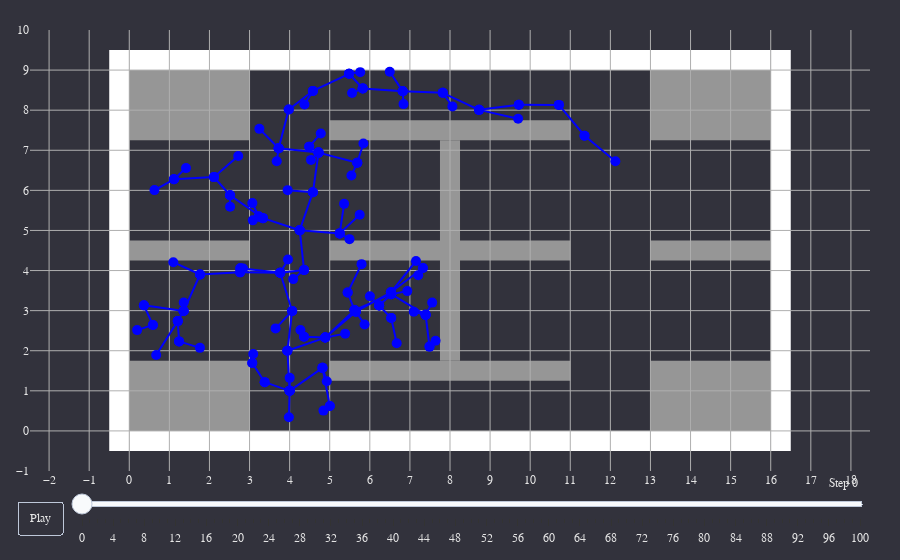

The cell this chart's notebook holds for it:
### Code cell
start_pos = np.array([4,1])
goal_pos = np.array([13,6])
path, rrt_tree = RRT(start_pos, goal_pos, env)
# path = smooth_path(path, env)
visualize_tree(env, rrt_tree)

### Figure 1 — Plotly figure (JSON) as saved in the notebook; plotly's stock layout.template omitted (floating-point values rounded to 4 significant figures)
{"data": [{"marker": {"color": "Blue", "size": 10}, "mode": "lines+markers", "showlegend": false, "type": "scatter", "x": [4], "y": [1]}, {"marker": {"color": "Blue", "size": 10}, "mode": "lines+markers", "showlegend": false, "type": "scatter", "x": [3.944, 4], "y": [1.998, 1]}, {"marker": {"color": "Blue", "size": 10}, "mode": "lines+markers", "showlegend": false, "type": "scatter", "x": [4.819, 4], "y": [1.573, 1]}, {"marker": {"color": "Blue", "size": 10}, "mode": "lines+markers", "showlegend": false, "type": "scatter", "x": [4.888, 3.944], "y": [2.328, 1.998]}, {"marker": {"color": "Blue", "size": 10}, "mode": "lines+markers", "showlegend": false, "type": "scatter", "x": [4.063, 3.944], "y": [2.991, 1.998]}, {"marker": {"color": "Blue", "size": 10}, "mode": "lines+markers", "showlegend": false, "type": "scatter", "x": [3.377, 4], "y": [1.217, 1]}, {"marker": {"color": "Blue", "size": 10}, "mode": "lines+markers", "showlegend": false, "type": "scatter", "x": [5.616, 4.888], "y": [3.013, 2.328]}, {"marker": {"color": "Blue", "size": 10}, "mode": "lines+markers", "showlegend": false, "type": "scatter", "x": [5.651, 4.888], "y": [2.974, 2.328]}, {"marker": {"color": "Blue", "size": 10}, "mode": "lines+markers", "showlegend": false, "type": "scatter", "x": [6.534, 5.616], "y": [3.41, 3.013]}, {"marker": {"color": "Blue", "size": 10}, "mode": "lines+markers", "showlegend": false, "type": "scatter", "x": [6.526, 5.651], "y": [3.458, 2.974]}, {"marker": {"color": "Blue", "size": 10}, "mode": "lines+markers", "showlegend": false, "type": "scatter", "x": [5.447, 5.616], "y": [3.454, 3.013]}, {"marker": {"color": "Blue", "size": 10}, "mode": "lines+markers", "showlegend": false, "type": "scatter", "x": [7.391, 6.534], "y": [2.895, 3.41]}, {"marker": {"color": "Blue", "size": 10}, "mode": "lines+markers", "showlegend": false, "type": "scatter", "x": [7.323, 6.526], "y": [4.062, 3.458]}, {"marker": {"color": "Blue", "size": 10}, "mode": "lines+markers", "showlegend": false, "type": "scatter", "x": [7.152, 6.526], "y": [4.238, 3.458]}, {"marker": {"color": "Blue", "size": 10}, "mode": "lines+markers", "showlegend": false, "type": "scatter", "x": [3.765, 4.063], "y": [3.946, 2.991]}, {"marker": {"color": "Blue", "size": 10}, "mode": "lines+markers", "showlegend": false, "type": "scatter", "x": [6.233, 6.534], "y": [3.129, 3.41]}, {"marker": {"color": "Blue", "size": 10}, "mode": "lines+markers", "showlegend": false, "type": "scatter", "x": [7.49, 7.391], "y": [2.103, 2.895]}, {"marker": {"color": "Blue", "size": 10}, "mode": "lines+markers", "showlegend": false, "type": "scatter", "x": [4.001, 4], "y": [1.323, 1]}, {"marker": {"color": "Blue", "size": 10}, "mode": "lines+markers", "showlegend": false, "type": "scatter", "x": [2.765, 3.765], "y": [3.955, 3.946]}, {"marker": {"color": "Blue", "size": 10}, "mode": "lines+markers", "showlegend": false, "type": "scatter", "x": [2.771, 3.765], "y": [4.056, 3.946]}, {"marker": {"color": "Blue", "size": 10}, "mode": "lines+markers", "showlegend": false, "type": "scatter", "x": [4.36, 3.765], "y": [4.013, 3.946]}, {"marker": {"color": "Blue", "size": 10}, "mode": "lines+markers", "showlegend": false, "type": "scatter", "x": [3.982, 4], "y": [0.34, 1]}, {"marker": {"color": "Blue", "size": 10}, "mode": "lines+markers", "showlegend": false, "type": "scatter", "x": [4.359, 4.888], "y": [2.347, 2.328]}, {"marker": {"color": "Blue", "size": 10}, "mode": "lines+markers", "showlegend": false, "type": "scatter", "x": [4.252, 4.36], "y": [5.007, 4.013]}, {"marker": {"color": "Blue", "size": 10}, "mode": "lines+markers", "showlegend": false, "type": "scatter", "x": [1.766, 2.765], "y": [3.902, 3.955]}, {"marker": {"color": "Blue", "size": 10}, "mode": "lines+markers", "showlegend": false, "type": "scatter", "x": [4.58, 4.252], "y": [5.952, 5.007]}, {"marker": {"color": "Blue", "size": 10}, "mode": "lines+markers", "showlegend": false, "type": "scatter", "x": [1.355, 1.766], "y": [2.99, 3.902]}, {"marker": {"color": "Blue", "size": 10}, "mode": "lines+markers", "showlegend": false, "type": "scatter", "x": [6.002, 6.233], "y": [3.357, 3.129]}, {"marker": {"color": "Blue", "size": 10}, "mode": "lines+markers", "showlegend": false, "type": "scatter", "x": [1.209, 1.355], "y": [2.739, 2.99]}, {"marker": {"color": "Blue", "size": 10}, "mode": "lines+markers", "showlegend": false, "type": "scatter", "x": [0.365, 1.355], "y": [3.132, 2.99]}, {"marker": {"color": "Blue", "size": 10}, "mode": "lines+markers", "showlegend": false, "type": "scatter", "x": [3.334, 4.252], "y": [5.307, 5.007]}, {"marker": {"color": "Blue", "size": 10}, "mode": "lines+markers", "showlegend": false, "type": "scatter", "x": [0.5891, 0.365], "y": [2.641, 3.132]}, {"marker": {"color": "Blue", "size": 10}, "mode": "lines+markers", "showlegend": false, "type": "scatter", "x": [0.6719, 1.209], "y": [1.895, 2.739]}, {"marker": {"color": "Blue", "size": 10}, "mode": "lines+markers", "showlegend": false, "type": "scatter", "x": [4.72, 4.58], "y": [6.942, 5.952]}, {"marker": {"color": "Blue", "size": 10}, "mode": "lines+markers", "showlegend": false, "type": "scatter", "x": [7.555, 7.391], "y": [3.2, 2.895]}, {"marker": {"color": "Blue", "size": 10}, "mode": "lines+markers", "showlegend": false, "type": "scatter", "x": [7.64, 7.49], "y": [2.247, 2.103]}, {"marker": {"color": "Blue", "size": 10}, "mode": "lines+markers", "showlegend": false, "type": "scatter", "x": [2.513, 3.334], "y": [5.878, 5.307]}, {"marker": {"color": "Blue", "size": 10}, "mode": "lines+markers", "showlegend": false, "type": "scatter", "x": [7.208, 7.323], "y": [3.884, 4.062]}, {"marker": {"color": "Blue", "size": 10}, "mode": "lines+markers", "showlegend": false, "type": "scatter", "x": [1.243, 1.209], "y": [2.233, 2.739]}, {"marker": {"color": "Blue", "size": 10}, "mode": "lines+markers", "showlegend": false, "type": "scatter", "x": [1.098, 1.766], "y": [4.208, 3.902]}, {"marker": {"color": "Blue", "size": 10}, "mode": "lines+markers", "showlegend": false, "type": "scatter", "x": [4.089, 4.36], "y": [3.787, 4.013]}, {"marker": {"color": "Blue", "size": 10}, "mode": "lines+markers", "showlegend": false, "type": "scatter", "x": [3.726, 4.72], "y": [7.049, 6.942]}, {"marker": {"color": "Blue", "size": 10}, "mode": "lines+markers", "showlegend": false, "type": "scatter", "x": [4.27, 4.359], "y": [2.518, 2.347]}, {"marker": {"color": "Blue", "size": 10}, "mode": "lines+markers", "showlegend": false, "type": "scatter", "x": [2.114, 2.513], "y": [6.331, 5.878]}, {"marker": {"color": "Blue", "size": 10}, "mode": "lines+markers", "showlegend": false, "type": "scatter", "x": [5.249, 4.252], "y": [4.927, 5.007]}, {"marker": {"color": "Blue", "size": 10}, "mode": "lines+markers", "showlegend": false, "type": "scatter", "x": [3.649, 4.063], "y": [2.557, 2.991]}, {"marker": {"color": "Blue", "size": 10}, "mode": "lines+markers", "showlegend": false, "type": "scatter", "x": [3.978, 3.726], "y": [8.017, 7.049]}, {"marker": {"color": "Blue", "size": 10}, "mode": "lines+markers", "showlegend": false, "type": "scatter", "x": [3.678, 3.726], "y": [6.725, 7.049]}, {"marker": {"color": "Blue", "size": 10}, "mode": "lines+markers", "showlegend": false, "type": "scatter", "x": [3.951, 4.58], "y": [6.005, 5.952]}, {"marker": {"color": "Blue", "size": 10}, "mode": "lines+markers", "showlegend": false, "type": "scatter", "x": [6.935, 6.534], "y": [3.487, 3.41]}, {"marker": {"color": "Blue", "size": 10}, "mode": "lines+markers", "showlegend": false, "type": "scatter", "x": [4.489, 4.72], "y": [7.091, 6.942]}, {"marker": {"color": "Blue", "size": 10}, "mode": "lines+markers", "showlegend": false, "type": "scatter", "x": [5.003, 4.819], "y": [0.6222, 1.573]}, {"marker": {"color": "Blue", "size": 10}, "mode": "lines+markers", "showlegend": false, "type": "scatter", "x": [4.58, 3.978], "y": [8.479, 8.017]}, {"marker": {"color": "Blue", "size": 10}, "mode": "lines+markers", "showlegend": false, "type": "scatter", "x": [0.1965, 0.5891], "y": [2.514, 2.641]}, {"marker": {"color": "Blue", "size": 10}, "mode": "lines+markers", "showlegend": false, "type": "scatter", "x": [4.37, 4.58], "y": [8.141, 8.479]}, {"marker": {"color": "Blue", "size": 10}, "mode": "lines+markers", "showlegend": false, "type": "scatter", "x": [5.483, 4.58], "y": [8.908, 8.479]}, {"marker": {"color": "Blue", "size": 10}, "mode": "lines+markers", "showlegend": false, "type": "scatter", "x": [7.095, 7.391], "y": [2.974, 2.895]}, {"marker": {"color": "Blue", "size": 10}, "mode": "lines+markers", "showlegend": false, "type": "scatter", "x": [4.533, 4.72], "y": [6.76, 6.942]}, {"marker": {"color": "Blue", "size": 10}, "mode": "lines+markers", "showlegend": false, "type": "scatter", "x": [3.23, 3.334], "y": [5.349, 5.307]}, {"marker": {"color": "Blue", "size": 10}, "mode": "lines+markers", "showlegend": false, "type": "scatter", "x": [1.358, 1.355], "y": [3.204, 2.99]}, {"marker": {"color": "Blue", "size": 10}, "mode": "lines+markers", "showlegend": false, "type": "scatter", "x": [5.822, 5.483], "y": [8.543, 8.908]}, {"marker": {"color": "Blue", "size": 10}, "mode": "lines+markers", "showlegend": false, "type": "scatter", "x": [5.687, 4.72], "y": [6.688, 6.942]}, {"marker": {"color": "Blue", "size": 10}, "mode": "lines+markers", "showlegend": false, "type": "scatter", "x": [6.82, 5.822], "y": [8.474, 8.543]}, {"marker": {"color": "Blue", "size": 10}, "mode": "lines+markers", "showlegend": false, "type": "scatter", "x": [5.794, 5.447], "y": [4.16, 3.454]}, {"marker": {"color": "Blue", "size": 10}, "mode": "lines+markers", "showlegend": false, "type": "scatter", "x": [5.557, 5.822], "y": [8.429, 8.543]}, {"marker": {"color": "Blue", "size": 10}, "mode": "lines+markers", "showlegend": false, "type": "scatter", "x": [7.819, 6.82], "y": [8.433, 8.474]}, {"marker": {"color": "Blue", "size": 10}, "mode": "lines+markers", "showlegend": false, "type": "scatter", "x": [1.115, 2.114], "y": [6.277, 6.331]}, {"marker": {"color": "Blue", "size": 10}, "mode": "lines+markers", "showlegend": false, "type": "scatter", "x": [6.534, 6.233], "y": [2.815, 3.129]}, {"marker": {"color": "Blue", "size": 10}, "mode": "lines+markers", "showlegend": false, "type": "scatter", "x": [8.724, 7.819], "y": [8.008, 8.433]}, {"marker": {"color": "Blue", "size": 10}, "mode": "lines+markers", "showlegend": false, "type": "scatter", "x": [2.839, 2.771], "y": [4.049, 4.056]}, {"marker": {"color": "Blue", "size": 10}, "mode": "lines+markers", "showlegend": false, "type": "scatter", "x": [5.384, 4.888], "y": [2.426, 2.328]}, {"marker": {"color": "Blue", "size": 10}, "mode": "lines+markers", "showlegend": false, "type": "scatter", "x": [9.699, 8.724], "y": [7.785, 8.008]}, {"marker": {"color": "Blue", "size": 10}, "mode": "lines+markers", "showlegend": false, "type": "scatter", "x": [9.716, 8.724], "y": [8.135, 8.008]}, {"marker": {"color": "Blue", "size": 10}, "mode": "lines+markers", "showlegend": false, "type": "scatter", "x": [4.926, 4.819], "y": [1.239, 1.573]}, {"marker": {"color": "Blue", "size": 10}, "mode": "lines+markers", "showlegend": false, "type": "scatter", "x": [0.628, 1.115], "y": [6.007, 6.277]}, {"marker": {"color": "Blue", "size": 10}, "mode": "lines+markers", "showlegend": false, "type": "scatter", "x": [3.246, 3.726], "y": [7.534, 7.049]}, {"marker": {"color": "Blue", "size": 10}, "mode": "lines+markers", "showlegend": false, "type": "scatter", "x": [6.84, 6.82], "y": [8.151, 8.474]}, {"marker": {"color": "Blue", "size": 10}, "mode": "lines+markers", "showlegend": false, "type": "scatter", "x": [3.959, 3.765], "y": [4.278, 3.946]}, {"marker": {"color": "Blue", "size": 10}, "mode": "lines+markers", "showlegend": false, "type": "scatter", "x": [5.747, 5.249], "y": [5.391, 4.927]}, {"marker": {"color": "Blue", "size": 10}, "mode": "lines+markers", "showlegend": false, "type": "scatter", "x": [5.359, 5.249], "y": [5.664, 4.927]}, {"marker": {"color": "Blue", "size": 10}, "mode": "lines+markers", "showlegend": false, "type": "scatter", "x": [2.515, 2.513], "y": [5.592, 5.878]}, {"marker": {"color": "Blue", "size": 10}, "mode": "lines+markers", "showlegend": false, "type": "scatter", "x": [3.07, 3.23], "y": [5.682, 5.349]}, {"marker": {"color": "Blue", "size": 10}, "mode": "lines+markers", "showlegend": false, "type": "scatter", "x": [3.068, 3.377], "y": [1.694, 1.217]}, {"marker": {"color": "Blue", "size": 10}, "mode": "lines+markers", "showlegend": false, "type": "scatter", "x": [5.76, 5.483], "y": [8.949, 8.908]}, {"marker": {"color": "Blue", "size": 10}, "mode": "lines+markers", "showlegend": false, "type": "scatter", "x": [4.844, 5.003], "y": [0.5064, 0.6222]}, {"marker": {"color": "Blue", "size": 10}, "mode": "lines+markers", "showlegend": false, "type": "scatter", "x": [10.72, 9.716], "y": [8.132, 8.135]}, {"marker": {"color": "Blue", "size": 10}, "mode": "lines+markers", "showlegend": false, "type": "scatter", "x": [1.415, 1.115], "y": [6.555, 6.277]}, {"marker": {"color": "Blue", "size": 10}, "mode": "lines+markers", "showlegend": false, "type": "scatter", "x": [5.541, 5.687], "y": [6.369, 6.688]}, {"marker": {"color": "Blue", "size": 10}, "mode": "lines+markers", "showlegend": false, "type": "scatter", "x": [6.671, 6.534], "y": [2.185, 2.815]}, {"marker": {"color": "Blue", "size": 10}, "mode": "lines+markers", "showlegend": false, "type": "scatter", "x": [2.718, 2.114], "y": [6.858, 6.331]}, {"marker": {"color": "Blue", "size": 10}, "mode": "lines+markers", "showlegend": false, "type": "scatter", "x": [6.497, 6.82], "y": [8.958, 8.474]}, {"marker": {"color": "Blue", "size": 10}, "mode": "lines+markers", "showlegend": false, "type": "scatter", "x": [1.763, 1.243], "y": [2.072, 2.233]}, {"marker": {"color": "Blue", "size": 10}, "mode": "lines+markers", "showlegend": false, "type": "scatter", "x": [4.776, 4.489], "y": [7.419, 7.091]}, {"marker": {"color": "Blue", "size": 10}, "mode": "lines+markers", "showlegend": false, "type": "scatter", "x": [5.493, 5.249], "y": [4.783, 4.927]}, {"marker": {"color": "Blue", "size": 10}, "mode": "lines+markers", "showlegend": false, "type": "scatter", "x": [11.36, 10.72], "y": [7.363, 8.132]}, {"marker": {"color": "Blue", "size": 10}, "mode": "lines+markers", "showlegend": false, "type": "scatter", "x": [3.081, 3.23], "y": [5.252, 5.349]}, {"marker": {"color": "Blue", "size": 10}, "mode": "lines+markers", "showlegend": false, "type": "scatter", "x": [5.869, 5.651], "y": [2.656, 2.974]}, {"marker": {"color": "Blue", "size": 10}, "mode": "lines+markers", "showlegend": false, "type": "scatter", "x": [5.84, 5.687], "y": [7.167, 6.688]}, {"marker": {"color": "Blue", "size": 10}, "mode": "lines+markers", "showlegend": false, "type": "scatter", "x": [3.092, 3.068], "y": [1.917, 1.694]}, {"marker": {"color": "Blue", "size": 10}, "mode": "lines+markers", "showlegend": false, "type": "scatter", "x": [8.06, 7.819], "y": [8.094, 8.433]}, {"marker": {"color": "Blue", "size": 10}, "mode": "lines+markers", "showlegend": false, "type": "scatter", "x": [12.13, 11.36], "y": [6.725, 7.363]}], "layout": {"dragmode": "pan", "font": {"color": "rgba(230, 230, 230, 255)", "family": "Courier New, monospace"}, "hovermode": false, "margin": {"b": 30, "l": 30, "r": 30, "t": 30}, "paper_bgcolor": "rgba(50, 50, 60, 255)", "plot_bgcolor": "rgba(50, 50, 60, 255)", "shapes": [{"fillcolor": "rgba(255, 255, 255, 255)", "layer": "below", "line": {"width": 0}, "type": "rect", "x0": 0, "x1": 16, "y0": -0.5, "y1": 0}, {"fillcolor": "rgba(255, 255, 255, 255)", "layer": "below", "line": {"width": 0}, "type": "rect", "x0": 0, "x1": 16, "y0": 9, "y1": 9.5}, {"fillcolor": "rgba(255, 255, 255, 255)", "layer": "below", "line": {"width": 0}, "type": "rect", "x0": -0.5, "x1": 0, "y0": -0.5, "y1": 9.5}, {"fillcolor": "rgba(255, 255, 255, 255)", "layer": "below", "line": {"width": 0}, "type": "rect", "x0": 16, "x1": 16.5, "y0": -0.5, "y1": 9.5}, {"fillcolor": "rgba(150, 150, 150, 255)", "layer": "below", "line": {"width": 0}, "type": "rect", "x0": 0, "x1": 3, "y0": 4.25, "y1": 4.75}, {"fillcolor": "rgba(150, 150, 150, 255)", "layer": "below", "line": {"width": 0}, "type": "rect", "x0": 5, "x1": 11, "y0": 4.25, "y1": 4.75}, {"fillcolor": "rgba(150, 150, 150, 255)", "layer": "below", "line": {"width": 0}, "type": "rect", "x0": 13, "x1": 16, "y0": 4.25, "y1": 4.75}, {"fillcolor": "rgba(150, 150, 150, 255)", "layer": "below", "line": {"width": 0}, "type": "rect", "x0": 7.75, "x1": 8.25, "y0": 1.75, "y1": 7.25}, {"fillcolor": "rgba(150, 150, 150, 255)", "layer": "below", "line": {"width": 0}, "type": "rect", "x0": 0, "x1": 3, "y0": 0, "y1": 1.75}, {"fillcolor": "rgba(150, 150, 150, 255)", "layer": "below", "line": {"width": 0}, "type": "rect", "x0": 13, "x1": 16, "y0": 0, "y1": 1.75}, {"fillcolor": "rgba(150, 150, 150, 255)", "layer": "below", "line": {"width": 0}, "type": "rect", "x0": 0, "x1": 3, "y0": 7.25, "y1": 9}, {"fillcolor": "rgba(150, 150, 150, 255)", "layer": "below", "line": {"width": 0}, "type": "rect", "x0": 13, "x1": 16, "y0": 7.25, "y1": 9}, {"fillcolor": "rgba(150, 150, 150, 255)", "layer": "below", "line": {"width": 0}, "type": "rect", "x0": 5, "x1": 11, "y0": 7.25, "y1": 7.75}, {"fillcolor": "rgba(150, 150, 150, 255)", "layer": "below", "line": {"width": 0}, "type": "rect", "x0": 5, "x1": 11, "y0": 1.25, "y1": 1.75}], "sliders": [{"active": 0, "currentvalue": {"font": {"color": "rgb(230, 230, 230)", "family": "Courier New, monospace"}, "prefix": "Step ", "visible": true, "xanchor": "right"}, "font": {"color": "rgb(230, 230, 230)", "family": "Courier New, monospace"}, "len": 0.95, "pad": {"b": 10, "t": 0}, "steps": [{"args": [["0"], {"frame": {"duration": 0}, "mode": "immediate"}], "label": "0", "method": "animate"}, {"args": [["1"], {"frame": {"duration": 0}, "mode": "immediate"}], "label": "1", "method": "animate"}, {"args": [["2"], {"frame": {"duration": 0}, "mode": "immediate"}], "label": "2", "method": "animate"}, {"args": [["3"], {"frame": {"duration": 0}, "mode": "immediate"}], "label": "3", "method": "animate"}, {"args": [["4"], {"frame": {"duration": 0}, "mode": "immediate"}], "label": "4", "method": "animate"}, {"args": [["5"], {"frame": {"duration": 0}, "mode": "immediate"}], "label": "5", "method": "animate"}, {"args": [["6"], {"frame": {"duration": 0}, "mode": "immediate"}], "label": "6", "method": "animate"}, {"args": [["7"], {"frame": {"duration": 0}, "mode": "immediate"}], "label": "7", "method": "animate"}, {"args": [["8"], {"frame": {"duration": 0}, "mode": "immediate"}], "label": "8", "method": "animate"}, {"args": [["9"], {"frame": {"duration": 0}, "mode": "immediate"}], "label": "9", "method": "animate"}, {"args": [["10"], {"frame": {"duration": 0}, "mode": "immediate"}], "label": "10", "method": "animate"}, {"args": [["11"], {"frame": {"duration": 0}, "mode": "immediate"}], "label": "11", "method": "animate"}, {"args": [["12"], {"frame": {"duration": 0}, "mode": "immediate"}], "label": "12", "method": "animate"}, {"args": [["13"], {"frame": {"duration": 0}, "mode": "immediate"}], "label": "13", "method": "animate"}, {"args": [["14"], {"frame": {"duration": 0}, "mode": "immediate"}], "label": "14", "method": "animate"}, {"args": [["15"], {"frame": {"duration": 0}, "mode": "immediate"}], "label": "15", "method": "animate"}, {"args": [["16"], {"frame": {"duration": 0}, "mode": "immediate"}], "label": "16", "method": "animate"}, {"args": [["17"], {"frame": {"duration": 0}, "mode": "immediate"}], "label": "17", "method": "animate"}, {"args": [["18"], {"frame": {"duration": 0}, "mode": "immediate"}], "label": "18", "method": "animate"}, {"args": [["19"], {"frame": {"duration": 0}, "mode": "immediate"}], "label": "19", "method": "animate"}, {"args": [["20"], {"frame": {"duration": 0}, "mode": "immediate"}], "label": "20", "method": "animate"}, {"args": [["21"], {"frame": {"duration": 0}, "mode": "immediate"}], "label": "21", "method": "animate"}, {"args": [["22"], {"frame": {"duration": 0}, "mode": "immediate"}], "label": "22", "method": "animate"}, {"args": [["23"], {"frame": {"duration": 0}, "mode": "immediate"}], "label": "23", "method": "animate"}, {"args": [["24"], {"frame": {"duration": 0}, "mode": "immediate"}], "label": "24", "method": "animate"}, {"args": [["25"], {"frame": {"duration": 0}, "mode": "immediate"}], "label": "25", "method": "animate"}, {"args": [["26"], {"frame": {"duration": 0}, "mode": "immediate"}], "label": "26", "method": "animate"}, {"args": [["27"], {"frame": {"duration": 0}, "mode": "immediate"}], "label": "27", "method": "animate"}, {"args": [["28"], {"frame": {"duration": 0}, "mode": "immediate"}], "label": "28", "method": "animate"}, {"args": [["29"], {"frame": {"duration": 0}, "mode": "immediate"}], "label": "29", "method": "animate"}, {"args": [["30"], {"frame": {"duration": 0}, "mode": "immediate"}], "label": "30", "method": "animate"}, {"args": [["31"], {"frame": {"duration": 0}, "mode": "immediate"}], "label": "31", "method": "animate"}, {"args": [["32"], {"frame": {"duration": 0}, "mode": "immediate"}], "label": "32", "method": "animate"}, {"args": [["33"], {"frame": {"duration": 0}, "mode": "immediate"}], "label": "33", "method": "animate"}, {"args": [["34"], {"frame": {"duration": 0}, "mode": "immediate"}], "label": "34", "method": "animate"}, {"args": [["35"], {"frame": {"duration": 0}, "mode": "immediate"}], "label": "35", "method": "animate"}, {"args": [["36"], {"frame": {"duration": 0}, "mode": "immediate"}], "label": "36", "method": "animate"}, {"args": [["37"], {"frame": {"duration": 0}, "mode": "immediate"}], "label": "37", "method": "animate"}, {"args": [["38"], {"frame": {"duration": 0}, "mode": "immediate"}], "label": "38", "method": "animate"}, {"args": [["39"], {"frame": {"duration": 0}, "mode": "immediate"}], "label": "39", "method": "animate"}, {"args": [["40"], {"frame": {"duration": 0}, "mode": "immediate"}], "label": "40", "method": "animate"}, {"args": [["41"], {"frame": {"duration": 0}, "mode": "immediate"}], "label": "41", "method": "animate"}, {"args": [["42"], {"frame": {"duration": 0}, "mode": "immediate"}], "label": "42", "method": "animate"}, {"args": [["43"], {"frame": {"duration": 0}, "mode": "immediate"}], "label": "43", "method": "animate"}, {"args": [["44"], {"frame": {"duration": 0}, "mode": "immediate"}], "label": "44", "method": "animate"}, {"args": [["45"], {"frame": {"duration": 0}, "mode": "immediate"}], "label": "45", "method": "animate"}, {"args": [["46"], {"frame": {"duration": 0}, "mode": "immediate"}], "label": "46", "method": "animate"}, {"args": [["47"], {"frame": {"duration": 0}, "mode": "immediate"}], "label": "47", "method": "animate"}, {"args": [["48"], {"frame": {"duration": 0}, "mode": "immediate"}], "label": "48", "method": "animate"}, {"args": [["49"], {"frame": {"duration": 0}, "mode": "immediate"}], "label": "49", "method": "animate"}, {"args": [["50"], {"frame": {"duration": 0}, "mode": "immediate"}], "label": "50", "method": "animate"}, {"args": [["51"], {"frame": {"duration": 0}, "mode": "immediate"}], "label": "51", "method": "animate"}, {"args": [["52"], {"frame": {"duration": 0}, "mode": "immediate"}], "label": "52", "method": "animate"}, {"args": [["53"], {"frame": {"duration": 0}, "mode": "immediate"}], "label": "53", "method": "animate"}, {"args": [["54"], {"frame": {"duration": 0}, "mode": "immediate"}], "label": "54", "method": "animate"}, {"args": [["55"], {"frame": {"duration": 0}, "mode": "immediate"}], "label": "55", "method": "animate"}, {"args": [["56"], {"frame": {"duration": 0}, "mode": "immediate"}], "label": "56", "method": "animate"}, {"args": [["57"], {"frame": {"duration": 0}, "mode": "immediate"}], "label": "57", "method": "animate"}, {"args": [["58"], {"frame": {"duration": 0}, "mode": "immediate"}], "label": "58", "method": "animate"}, {"args": [["59"], {"frame": {"duration": 0}, "mode": "immediate"}], "label": "59", "method": "animate"}, {"args": [["60"], {"frame": {"duration": 0}, "mode": "immediate"}], "label": "60", "method": "animate"}, {"args": [["61"], {"frame": {"duration": 0}, "mode": "immediate"}], "label": "61", "method": "animate"}, {"args": [["62"], {"frame": {"duration": 0}, "mode": "immediate"}], "label": "62", "method": "animate"}, {"args": [["63"], {"frame": {"duration": 0}, "mode": "immediate"}], "label": "63", "method": "animate"}, {"args": [["64"], {"frame": {"duration": 0}, "mode": "immediate"}], "label": "64", "method": "animate"}, {"args": [["65"], {"frame": {"duration": 0}, "mode": "immediate"}], "label": "65", "method": "animate"}, {"args": [["66"], {"frame": {"duration": 0}, "mode": "immediate"}], "label": "66", "method": "animate"}, {"args": [["67"], {"frame": {"duration": 0}, "mode": "immediate"}], "label": "67", "method": "animate"}, {"args": [["68"], {"frame": {"duration": 0}, "mode": "immediate"}], "label": "68", "method": "animate"}, {"args": [["69"], {"frame": {"duration": 0}, "mode": "immediate"}], "label": "69", "method": "animate"}, {"args": [["70"], {"frame": {"duration": 0}, "mode": "immediate"}], "label": "70", "method": "animate"}, {"args": [["71"], {"frame": {"duration": 0}, "mode": "immediate"}], "label": "71", "method": "animate"}, {"args": [["72"], {"frame": {"duration": 0}, "mode": "immediate"}], "label": "72", "method": "animate"}, {"args": [["73"], {"frame": {"duration": 0}, "mode": "immediate"}], "label": "73", "method": "animate"}, {"args": [["74"], {"frame": {"duration": 0}, "mode": "immediate"}], "label": "74", "method": "animate"}, {"args": [["75"], {"frame": {"duration": 0}, "mode": "immediate"}], "label": "75", "method": "animate"}, {"args": [["76"], {"frame": {"duration": 0}, "mode": "immediate"}], "label": "76", "method": "animate"}, {"args": [["77"], {"frame": {"duration": 0}, "mode": "immediate"}], "label": "77", "method": "animate"}, {"args": [["78"], {"frame": {"duration": 0}, "mode": "immediate"}], "label": "78", "method": "animate"}, {"args": [["79"], {"frame": {"duration": 0}, "mode": "immediate"}], "label": "79", "method": "animate"}, {"args": [["80"], {"frame": {"duration": 0}, "mode": "immediate"}], "label": "80", "method": "animate"}, {"args": [["81"], {"frame": {"duration": 0}, "mode": "immediate"}], "label": "81", "method": "animate"}, {"args": [["82"], {"frame": {"duration": 0}, "mode": "immediate"}], "label": "82", "method": "animate"}, {"args": [["83"], {"frame": {"duration": 0}, "mode": "immediate"}], "label": "83", "method": "animate"}, {"args": [["84"], {"frame": {"duration": 0}, "mode": "immediate"}], "label": "84", "method": "animate"}, {"args": [["85"], {"frame": {"duration": 0}, "mode": "immediate"}], "label": "85", "method": "animate"}, {"args": [["86"], {"frame": {"duration": 0}, "mode": "immediate"}], "label": "86", "method": "animate"}, {"args": [["87"], {"frame": {"duration": 0}, "mode": "immediate"}], "label": "87", "method": "animate"}, {"args": [["88"], {"frame": {"duration": 0}, "mode": "immediate"}], "label": "88", "method": "animate"}, {"args": [["89"], {"frame": {"duration": 0}, "mode": "immediate"}], "label": "89", "method": "animate"}, {"args": [["90"], {"frame": {"duration": 0}, "mode": "immediate"}], "label": "90", "method": "animate"}, {"args": [["91"], {"frame": {"duration": 0}, "mode": "immediate"}], "label": "91", "method": "animate"}, {"args": [["92"], {"frame": {"duration": 0}, "mode": "immediate"}], "label": "92", "method": "animate"}, {"args": [["93"], {"frame": {"duration": 0}, "mode": "immediate"}], "label": "93", "method": "animate"}, {"args": [["94"], {"frame": {"duration": 0}, "mode": "immediate"}], "label": "94", "method": "animate"}, {"args": [["95"], {"frame": {"duration": 0}, "mode": "immediate"}], "label": "95", "method": "animate"}, {"args": [["96"], {"frame": {"duration": 0}, "mode": "immediate"}], "label": "96", "method": "animate"}, {"args": [["97"], {"frame": {"duration": 0}, "mode": "immediate"}], "label": "97", "method": "animate"}, {"args": [["98"], {"frame": {"duration": 0}, "mode": "immediate"}], "label": "98", "method": "animate"}, {"args": [["99"], {"frame": {"duration": 0}, "mode": "immediate"}], "label": "99", "method": "animate"}, {"args": [["100"], {"frame": {"duration": 0}, "mode": "immediate"}], "label": "100", "method": "animate"}], "x": 0.05, "xanchor": "left", "y": 0, "yanchor": "top"}], "updatemenus": [{"buttons": [{"args": [null, {"frame": {"duration": 0}, "fromcurrent": true}], "label": "Play", "method": "animate"}], "direction": "left", "font": {"color": "rgb(230, 230, 230)", "family": "Courier New, monospace"}, "pad": {"r": 10, "t": 30}, "showactive": false, "type": "buttons", "x": 0.05, "xanchor": "right", "y": 0, "yanchor": "top"}], "xaxis": {"dtick": 1, "gridcolor": "rgba(175, 175, 175, 255)", "range": [-1, 17], "showgrid": true, "showticklabels": true, "zeroline": false}, "yaxis": {"dtick": 1, "gridcolor": "rgba(175, 175, 175, 255)", "range": [-1, 10], "scaleanchor": "x", "scaleratio": 1, "showgrid": true, "showticklabels": true, "zeroline": false}}}
